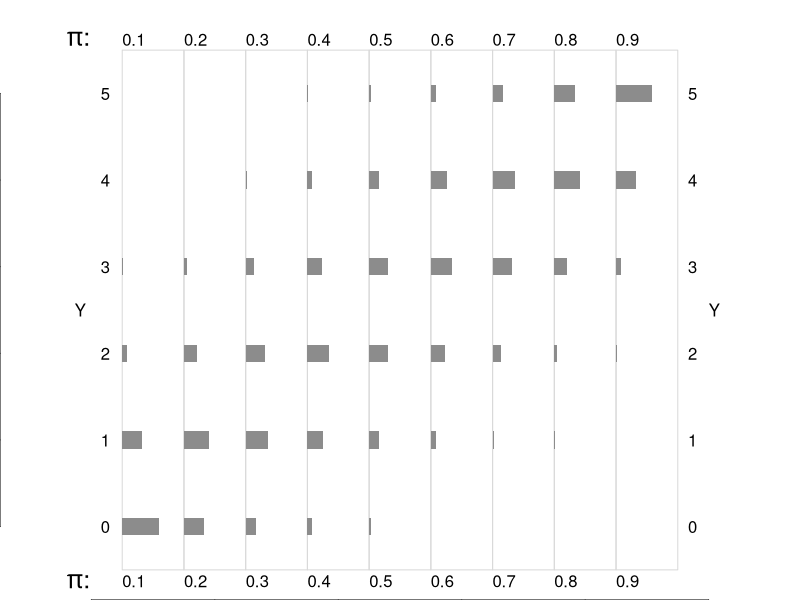
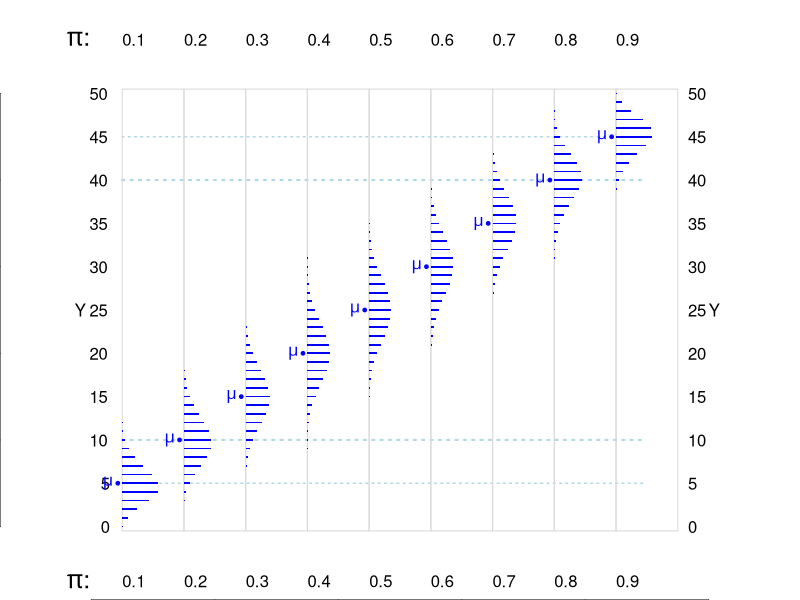

Write the R code that produced these figures, in order. (Note: this script raises an error after producing the figures.)
## ---- chunk 1

showBinomials = function(n=5,d.n=1){
  
    par(mfrow=c(1,1),mar = c(0,0,1,0))

    plot(-10,-10,xlim=c(-0.1,1.1),ylim=c(-0.12,1.12)*n,,frame=FALSE)

    Dx = 0.1

    yy = 0:n 
    
    yyy = seq(0,n,d.n)
    
    

    text(-0.04,  1.11*n, expression(paste(pi,":")), adj=c(0,0),cex=1.5,font=2)
    text(-0.04, -0.11*n, expression(paste(pi,":")), adj=c(0,1),cex=1.5,font=2)

    if(n > 5 & (n-5)> 5){
        segments(Dx/2,   5, 1-Dx, 5, col="lightblue",   
                 lty="dotted", lwd=1.5)
        segments(Dx/2, n-5, 1-Dx, n-5, col="lightblue",
                 lty="dotted", lwd=1.5)
    } 
    if(n > 10){
        segments(Dx/2,   10, 1-Dx,   10, col="lightblue",
                 lty="dotted", lwd=2)
        segments(Dx/2, n-10, 1-Dx, n-10, col="lightblue",
                 lty="dotted", lwd=2)
    } 
    for(P in seq(Dx,1-Dx,Dx)){
        if(P %in% seq(Dx,1-Dx,Dx)) {
            text(P-Dx/2,  1.11*n, toString(P), adj=c(0,0))
            text(P-Dx/2, -0.11*n, toString(P), adj=c(0,1))
        }
        rect(P-Dx/2, -1/2, P+Dx/2, n+1/2, border="grey85")
        if(P==Dx){ 
           text(P -Dx, 0.5*n, "Y", adj=c(1.5,0.5))
           text(1-P+Dx,   0.5*n, "Y", adj=c(0,0.5))
           for(y in yy) {
              if( y %in% yyy ){
              text(P-Dx/1.5, y, toString(y), 
                   adj=c(1.25,0.5))
              text(1-Dx + Dx/1.5   , y, toString(y), 
                   adj=c(0,   0.5) )
              }
           }
        }
    xx = dbinom(yy,n,P ) * Dx * sqrt(n/5)
    E = n*P ; COL=col="grey55"
    if( ( E >= 5 & E <=  (n-5) )  ) {
        COL = "blue"
    }
    rect(rep(P,n+1)-Dx/2, yy-0.1, rep(P,n+1)+xx - Dx/2, yy+0.1, 
              border=NA, col=COL )
    
    if( COL=="blue") {
       points(P-Dx/1.75,E, pch=19, cex=0.5, col=COL)
       text(P-Dx/1.75,E, expression(mu), 
            cex=1,adj=c(1.5,0.5),font=2, col=COL)
      
    } 
    }
  
}


## ---- chunk 2

showBinomials(n=5,d.n=1)

## ---- chunk 3

showBinomials(n=50,d.n=5)

## ---- chunk 4

showBinomialLimit = function(MU=c(0.5,2.5,7.5,15)){
  
    par(mfrow=c(1,length(MU)),mar = c(0,0,1,0))

    powers = (2:4)
    
    max.power = max(powers)+1
    nnn = 10^powers
    y.max = qpois(0.99,MU[length(MU)])
    x.max = dpois(0,min(MU))
    
    for(mu in MU) {
         P = mu/nnn
         yyy = 0:y.max

         plot(-10,-10,
            xlim=c(-0.06,1.01)*x.max,
            ylim=c(-0.02,1.05)*y.max,
            frame=TRUE,xaxt="n",yaxt="n",col="grey80")

         y0 = min(qpois(0.99,mu)+5,y.max)
         
         text(.4*x.max,  y0, "n",  adj=c(1,0),cex=1.5)
         text(.6*x.max,  y0, expression(pi), adj=c(0,0),cex=1.5)

         X = 0
         ii=0
         for(i.p in 1:length(powers) ) {
              ii = ii+1
              x = powers[i.p]
              txt = formatC(10^x, digits = x, format = "fg")
              text(.4*x.max, y0-ii, txt,col=ii,adj=c(1,1),cex=1.5)
              text(.5*x.max, y0-ii, "x",col=ii,adj=c(0.5,1),cex=1.5)
              txt = formatC(P[i.p],digits=x+1,format="f")
              text(.6*x.max,y0-ii,txt,col=ii,adj=c(0,1),cex=1.5)
              if(i.p==length(powers)){
                text(.5*x.max,y0-ii-1,
                     paste("Poisson[mean = ",
                           toString(mu),"]",sep=""),
                     adj=c(0.5,1),cex=1.5,col=ii+1)
              }
              
              points(-0.03*x.max, mu,pch=19,cex=0.5)
              text(  -0.05*x.max, mu,expression(mu),cex=1.5,adj=c(1,0.5))
              
            
              if(i.p == length(powers)){ 
                 if(mu==MU[1]) text(X, 
                              y.max+1, "Y", adj=c(1.5,0))
                 if(mu==MU[length(MU)]) text(1.01*x.max, 
                              y.max+1, "Y", adj=c(1,0))
           
              for(y in yyy){
                  if(mu==MU[1]) text(-0.01*x.max, 
                                     y,toString(y), adj=c(1,0.5))
                  if(mu==MU[length(MU)]) text(1.01*x.max, 
                                     y,toString(y), adj=c(1,0.5))
                  } 
              }
             xx = dbinom(0:y.max,nnn[i.p],P[i.p] ) 
             segments(rep(X,y.max+1)    ,  yyy - (ii-2.5)*0.125, 
                      rep(X,y.max+1) +xx,  yyy - (ii-2.5)*0.125, 
                  col=ii)
             xx = dpois(0:y.max,mu )
             if(i.p==length(powers)) segments(rep(X,y.max+1),
                                             yyy - (ii+1-2.5)*0.125, 
                      rep(X,y.max+1) +xx,  yyy - (ii+1-2.5)*0.125, 
                  col=ii+1)
             
             
        }
      
    }
    
    
}

## ---- chunk 5


n.in.household = c(
5,6,3,3,2,3,3,3,4,4,3,2,7,4,3,5,4,4,3,3,4,3,3,1,2,4,3,4,2,4)
n.who.visited.md=c(
5,0,2,3,0,0,0,0,0,0,0,0,0,4,1,2,0,0,1,3,2,0,0,0,2,2,0,2,0,1)
n.males = c(
1,3,1,1,1,1,1,1,2,3,2,1,3,3,2,3,3,3,2,1,1,2,2,0,1,3,1,2,1,2)

show.household.survey.data = function(which.response,
                                      XLAB,YLAB){
  
  ( freq = table(n.in.household) )

( n.in.house = as.numeric( dimnames(freq)[[1]])  )

proportion.who. = 
  sum(which.response)/sum(n.in.household) 
  
print( noquote(
  paste("No. persons with history/trait of interest:",
        toString(sum(which.response)), "/",
    toString(sum(n.in.household)),
 
       "; Prop'n:",
       toString(
         round(sum(which.response)/sum(n.in.household), 2)
         )
     )
)
)

print(noquote(" "))


m= 1+max(n.in.house)
observed = matrix(NA, m, m+1 )
colnames(observed) = c(unlist(lapply(
  0:max(n.in.house),toString)),"Total")
rownames(observed) = c(unlist(lapply(
  1:max(n.in.house),toString)),"Total")

expected = matrix(NA, m, m+1 )
colnames(expected) = c(unlist(lapply(
  0:max(n.in.house),toString)),"Total")
rownames(expected) = c(unlist(lapply(
  1:max(n.in.house),toString)),"Total")

for( n in n.in.house ){
  tbl = table(which.response[n.in.household==n])
  which = as.numeric( dimnames(tbl)[[1]] )
  observed[n,which+1] = tbl
  observed[n,m+1] = freq[n]
  expected[n,1:(n+1)] = n*dbinom(0:n,n,proportion.who.)
  expected[n,    m+1] = freq[n] 
}
expected[m,] =  apply(
  expected[1:max(n.in.house),],2,sum,na.rm=TRUE)
observed[m,] =  apply(
  observed[1:max(n.in.house),],2,sum,na.rm=TRUE)

cat("Below, the row labels are the household sizes.\nEach column label is the number in a household with history/trait of interest.\nThe entries are how many households had the indicated configuration.\n\n")


print( observed, na.print=".", print.gap=4 )


cat("\nSame row/col meanings, but theoretical, binomial-based,\nEXPECTED frequencies of households having these many persons\n who would have -- if all 128 persons were independently sampled\nfrom a population where the proportion with \nthe history/trait of interest was as above.\n\n")


print( round(expected,3) , na.print=".")

cat("\nWe will just assess the fit on the 'totals'row:\n the numbers in the individual rows are too small to judge.\n\n")

print( round(rbind( observed[m,], expected[m,] ),1) )

cat("\nBetter still, here is a picture:")

par(mfrow=c(1,1),mar = c(4,6,1,0))

plot(0:max(n.in.house),observed[m,1:m],
     type="h", lwd=20, lend="butt", col="grey65",
     xlab=XLAB, ylab =YLAB,
     cex.lab=1.25)
abline(h=seq(0:max(observed[m,1:m])),col="lightblue")
lines(0:max(n.in.house),expected[m,1:m],
     type="h", lwd=8,col="blue", lend="butt" )

text(0.15,expected[m,1],"E",col="blue", adj=c(0,0.5),cex=1.5)
text(0.15,observed[m,1],"O",col="grey65", adj=c(0,0.5),cex=1.5)

  
}


     
## ---- chunk 6


knitr::include_graphics('images/StudentPoissonFits.png')

## ---- chunk 7

par(mfrow=c(1,1),mar = c(0,0,1,0))

r = .20

Mins = 5  # minutes
# each min divided in 600

angle = seq(3*pi/2,3*pi/2+ 2*Mins*pi,pi/300)
t = length(angle)

ANGLE = seq(3*pi/2,3*pi/2+10*pi,pi/8)

dy = angle/( max(angle)-min(angle) )

MIN = ceiling( (1:length(angle))/600 )
      
s = r*sin(-angle) - dy
c = cos(angle)

YLIM = range(s)*c(1.1,1)
XLIM = 1.075*range(c)

plot(c,s,type="l" , col="white",
     xlim=XLIM, ylim=YLIM)
     
i = 1
for(m in 1:Mins){
	for(eighth in 1:8)  {
		ii = i + 75 
		lines(c[i:ii],s[i:ii], col=eighth, 
		      lwd=1.25 + 1.25*( (eighth %% 2)==0 ) )
		sec = 60*(eighth-1)/8
		LR = -0.5*(sec > 0  & sec < 30) + 
		     1.25*(sec> 30) + 0.5*(sec==0)
		UD = 1.5*(sec > 15  & sec <  45) - 
		     0.5*(sec <= 15 | sec >=  45)
		txt = paste(toString(m-1),":", toString(sec),sep="")
		text(c[i],s[i], txt,adj=c(LR,UD),cex=0.8)
		i = ii
		
	}
}
txt = paste(toString(Mins),":00",sep="")
text(c[i],s[i], txt,adj=c(0,0),cex=0.8)

random = sample(c(TRUE,FALSE),t,
                prob=c(30/600,570/600),
                replace = TRUE )
random[length(random)] = FALSE
points(c[random],s[random],pch=19,cex=0.65)

f=rep(0,Mins*8+1) 
tab = aggregate(random,by=list(
   ceiling( (1:length(random))/75 ) ),sum)
f[as.numeric( dimnames(tab)[[1]] ) ] = tab$x

#print(mean(f[1:40]))

Dx = ( XLIM[2]-XLIM[1]) / (Mins*9) 
for(i in 1: (Mins*8) ){
  text(XLIM[1] + (i+2)*Dx, YLIM[1],
       toString(f[i]) , adj=c(1,-0.5),family="mono")
  
  if( (i %% 8) == 0 ) text(XLIM[1] + (i+2.5)*Dx, YLIM[1],
       "|" , adj=c(1,-1.5),family="mono")
}
      
      

## ---- chunk 8

knitr::include_graphics('images/RutherfordTableFig.png')

## ---- chunk 9

Jayr = 1869:1893

n.boys =c(2, 3, 1, 4, 1, 4, 0, 3, 0, 1, 2, 6, 3, 4, 1, 0, 2, 2, 1, 1, 0, 2, 1, 1, 4)
n.girls=c(1, 0, 1, 0, 2, 1, 0, 0, 0, 0, 0, 0, 0, 0, 0, 0, 0, 1, 0, 1, 1, 1, 1, 1, 1)

ds=data.frame(Jayr,n.boys,n.girls)

cat("Generating the 'x' and 'l_x' columns on p. 17 of the book")

( freq = table(ds$n.boys) )

y = 0:8  # to align with Bortkewitsch's table of fitted frequencies

Observed.freq = rep(0, length(y) )

indices = as.numeric( dimnames(freq)[[1]] )

Observed.freq[1 + indices] = freq

Fitted.freq = round(length(ds$n.boys) * dpois(y, mean(ds$n.boys) ),1) 

cbind(y, Observed.freq, Fitted.freq )


## ---- chunk 10

title="Female suicides in eight German states\n\nThe table below shows the number of female suicides in\nevery calendar year from 1881 to 1894 in the following states\n\na) Schaumburg-Lippe, b) Waldeck, c) Lubeck, d) Reufs a. L., \ne) Lippe, f) Schwarzburg-Rudolstadt, g) Mecklenburg- Strelitz\nh) Schwarzburg-Sondershausen.)\n\nsource: Allgemeines Statistisches Archiv, 4. Jahrgang, II. Hbd.,\n1896. Art. Der Selbstmord von G. v. Mayr, S. 718."

cat(title)

number.female.suicides = t( matrix(c(
0, 2,	0, 2,  0, 0,  3, 3, 1, 3, 1, 3, 1,  1,
2, 3,	1, 2,	 2, 0,  4, 1, 3, 1, 5, 3, 1,  3,
3, 2,	1, 4,	 3, 0,  3, 2, 3, 4, 1, 1, 4,  6,
5, 2, 3, 3,	 3, 6,  4, 1, 4, 2, 2, 1, 1,  0,
4, 1,	1, 6,	 1, 4,  6, 0, 6, 4, 0, 3, 3,  2,
5, 1, 8, 6,	 6, 3,  5, 7, 5, 7, 6, 5, 3,  5,
1, 3,	4, 4, 10, 9,  4, 2, 8, 9, 4, 8, 6,  2,
2, 5,	5, 2,  2, 4, 10, 2, 6, 9,	9, 4, 9, 10), 14,8 ) )

colnames(number.female.suicides) = unlist(lapply(1881:1894,toString))

rownames(number.female.suicides) = letters[1:8]

tab = apply(number.female.suicides,1,table)

freq=matrix(0,8,11)

for(i.r in 1:8){
  tble = tab[[i.r]]
  indices = as.numeric(dimnames(tble)[[1]])
  freq[i.r, indices+1] = tble
}


## ---- chunk 11


print(as.table(number.female.suicides),zero.print = ".")

## ---- chunk 12

FREQ = as.table(freq)
colnames(FREQ) = unlist(lapply((1:length(freq[1,])-1),toString))
rownames(FREQ) = rownames(tab) 
print(FREQ, zero.print = ".", print.gap=4)


print( as.table(apply(freq,2,sum)) ,
       zero.print = ".", print.gap= 4 )

## ---- chunk 13


knitr::include_graphics('images/Bortkewitsch1898section12.jpg')

